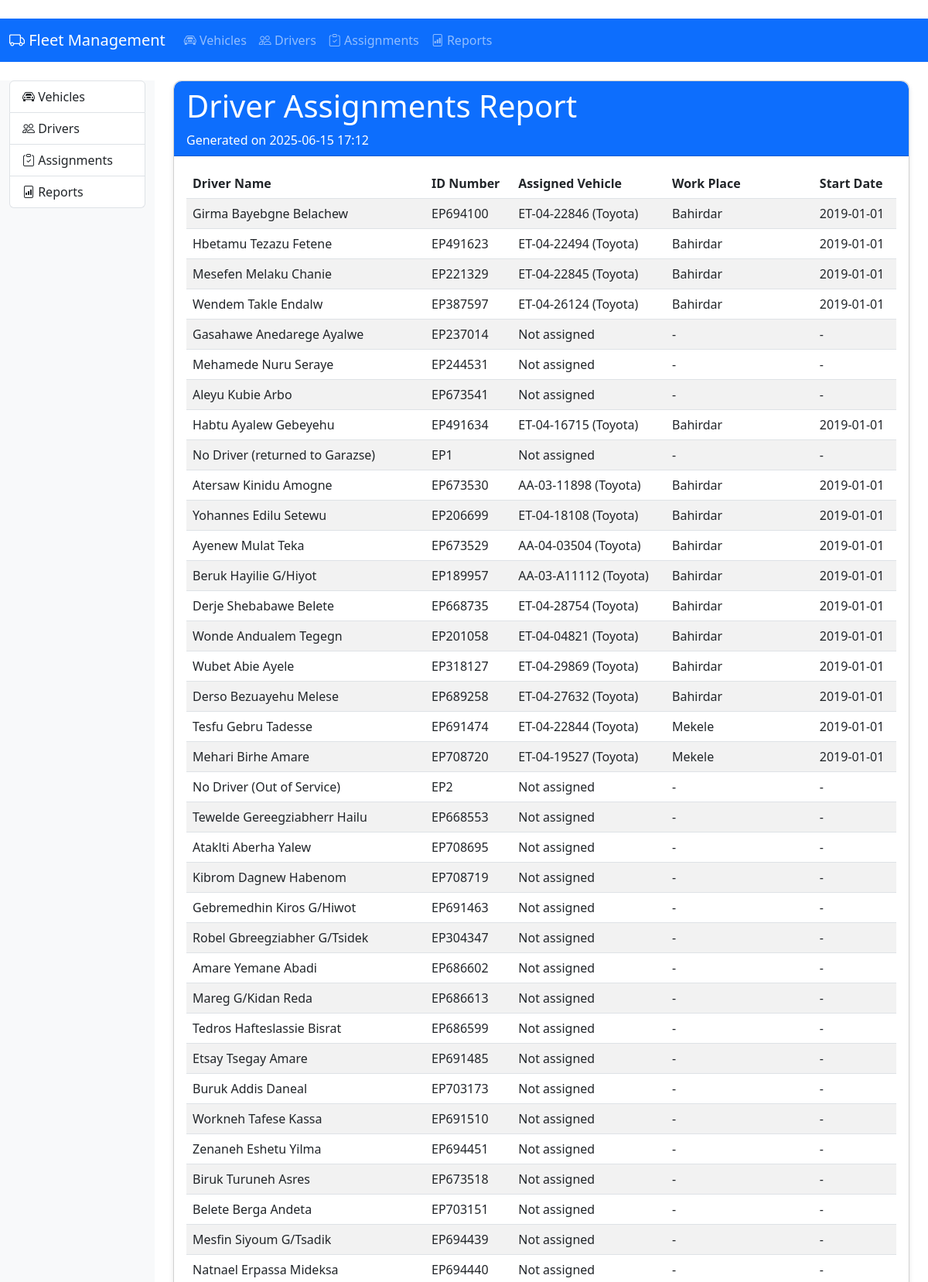
The app's page /reports/driver-assignments (upper part) with its own data.
### app.py (models this page shows)
class Driver(db.Model):
    id = db.Column(db.Integer, primary_key=True)
    name = db.Column(db.String(100), nullable=False)
    id_number = db.Column(db.String(50), unique=True)
    phone = db.Column(db.String(15))
    reporting_to = db.Column(db.String(100))
    assignments = db.relationship('Assignment', backref='driver')

class Vehicle(db.Model):
    plate_number = db.Column(db.String(20), primary_key=True)
    chasis = db.Column(db.String(50), unique=True, nullable=False)
    vehicle_type = db.Column(Enum(*VEHICLE_TYPES, name='vehicle_types'))
    make = db.Column(db.String(50))
    model = db.Column(db.String(50))
    year = db.Column(db.String(4))
    fuel_type = db.Column(Enum(*FUEL_TYPES, name='fuel_types'))
    fuel_capacity = db.Column(db.Float)
    fuel_consumption = db.Column(db.Float)
    loading_capacity = db.Column(db.String(100))
    assigned_for = db.Column(Enum(*ASSIGNMENT_TYPES, name='assignment_types'))
    compliance = db.relationship('Compliance', backref='vehicle', uselist=False)
    maintenance = db.relationship('Maintenance', backref='vehicle')
    assignments = db.relationship('Assignment', backref='vehicle')

class Assignment(db.Model):
    id = db.Column(db.Integer, primary_key=True)
    plate_number = db.Column(db.String(20), db.ForeignKey('vehicle.plate_number'))
    driver_id = db.Column(db.Integer, db.ForeignKey('driver.id'))
    work_place = db.Column(db.String(100))
    start_date = db.Column(db.Date)
    end_date = db.Column(db.Date)
    gps_position = db.Column(db.String(50))
    geofence_violations = db.Column(db.Integer)

### app.py (the view)
@app.route('/reports/driver-assignments')
def driver_assignments_report():
    try:
        drivers = db.session.query(Driver, Assignment).outerjoin(
            Assignment,
            and_(
                Assignment.driver_id == Driver.id,
                or_(
                    Assignment.end_date.is_(None),
                    Assignment.end_date >= date.today()
                )
            )
        ).all()
        return render_template(
            'reports/driver_assignments.html',
            drivers=drivers,
            now=datetime.now()
        )
    except Exception as e:
        flash(f'Error generating driver assignments report: {str(e)}', 'danger')
        return redirect(url_for('generate_report'))

### app.py (called while the page is built)
@app.before_request
def create_tables():
    db.create_all()

### templates/reports/driver_assignments.html (shortened to what this page needs)
﻿{% extends "base.html" %}
{% block content %}
<div class="container">
    <div class="card mb-4">
        <div class="card-header bg-primary text-white">
            <h1>Driver Assignments Report</h1>
            <p class="mb-0">Generated on {{ now.strftime('%Y-%m-%d %H:%M') }}</p>
        </div>
        <div class="card-body">
            <div class="table-responsive">
                <table class="table table-striped">
                    <thead>
                        <tr>
                            <th>Driver Name</th>
                            <th>ID Number</th>
                            <th>Assigned Vehicle</th>
                            <th>Work Place</th>
                            <th>Start Date</th>
                        </tr>
                    </thead>
                    <tbody>
                        {% for driver, assignment in drivers %}
                        <tr>
                            <td>{{ driver.name }}</td>
                            <td>{{ driver.id_number }}</td>
                            <td>
                                {% if assignment %}
                                    {{ assignment.vehicle.plate_number }} ({{ assignment.vehicle.make }})
                                {% else %}
                                    Not assigned
                                {% endif %}
                            </td>
                            <td>{{ assignment.work_place if assignment else '-' }}</td>
                            <td>{{ assignment.start_date if assignment else '-' }}</td>
                        </tr>
                        {% endfor %}
                    </tbody>
                </table>
            </div>
        </div>
    </div>
</div>
{% endblock %}

### templates/base.html (style rules this page uses)
.card { margin-bottom: 20px; border-radius: 10px; box-shadow: 0 4px 6px rgba(0,0,0,0.1); }
.card-header { border-radius: 10px 10px 0 0 !important; }
.table-responsive { border-radius: 5px; overflow: hidden; }

### records on screen
Driver: name "Girma Bayebgne Belachew", id_number "EP694100", vehicle.plate_number "ET-04-22846", vehicle.make "Toyota", work_place "Bahirdar", start_date "2019-01-01"
Driver: name "Hbetamu Tezazu Fetene", id_number "EP491623", vehicle.plate_number "ET-04-22494", vehicle.make "Toyota", work_place "Bahirdar", start_date "2019-01-01"
Driver: name "Mesefen Melaku Chanie", id_number "EP221329", vehicle.plate_number "ET-04-22845", vehicle.make "Toyota", work_place "Bahirdar", start_date "2019-01-01"
Driver: name "Wendem Takle Endalw", id_number "EP387597", vehicle.plate_number "ET-04-26124", vehicle.make "Toyota", work_place "Bahirdar", start_date "2019-01-01"
Driver: name "Gasahawe Anedarege Ayalwe", id_number "EP237014", shows "Not assigned", work_place "-", start_date "-"
Driver: name "Mehamede Nuru Seraye", id_number "EP244531", shows "Not assigned", work_place "-", start_date "-"
Driver: name "Aleyu Kubie Arbo", id_number "EP673541", shows "Not assigned", work_place "-", start_date "-"
Driver: name "Habtu Ayalew Gebeyehu", id_number "EP491634", vehicle.plate_number "ET-04-16715", vehicle.make "Toyota", work_place "Bahirdar", start_date "2019-01-01"
Driver: name "No Driver (returned to Garazse)", id_number "EP1", shows "Not assigned", work_place "-", start_date "-"
Driver: name "Atersaw Kinidu Amogne", id_number "EP673530", vehicle.plate_number "AA-03-11898", vehicle.make "Toyota", work_place "Bahirdar", start_date "2019-01-01"
Driver: name "Yohannes Edilu Setewu", id_number "EP206699", vehicle.plate_number "ET-04-18108", vehicle.make "Toyota", work_place "Bahirdar", start_date "2019-01-01"
Driver: name "Ayenew Mulat Teka", id_number "EP673529", vehicle.plate_number "AA-04-03504", vehicle.make "Toyota", work_place "Bahirdar", start_date "2019-01-01"
Driver: name "Beruk Hayilie G/Hiyot", id_number "EP189957", vehicle.plate_number "AA-03-A11112", vehicle.make "Toyota", work_place "Bahirdar", start_date "2019-01-01"
Driver: name "Derje Shebabawe Belete", id_number "EP668735", vehicle.plate_number "ET-04-28754", vehicle.make "Toyota", work_place "Bahirdar", start_date "2019-01-01"
Driver: name "Wonde Andualem Tegegn", id_number "EP201058", vehicle.plate_number "ET-04-04821", vehicle.make "Toyota", work_place "Bahirdar", start_date "2019-01-01"
Driver: name "Wubet Abie Ayele", id_number "EP318127", vehicle.plate_number "ET-04-29869", vehicle.make "Toyota", work_place "Bahirdar", start_date "2019-01-01"
Driver: name "Derso Bezuayehu Melese", id_number "EP689258", vehicle.plate_number "ET-04-27632", vehicle.make "Toyota", work_place "Bahirdar", start_date "2019-01-01"
Driver: name "Tesfu Gebru Tadesse", id_number "EP691474", vehicle.plate_number "ET-04-22844", vehicle.make "Toyota", work_place "Mekele", start_date "2019-01-01"
Driver: name "Mehari Birhe Amare", id_number "EP708720", vehicle.plate_number "ET-04-19527", vehicle.make "Toyota", work_place "Mekele", start_date "2019-01-01"
Driver: name "No Driver (Out of Service)", id_number "EP2", shows "Not assigned", work_place "-", start_date "-"
Driver: name "Tewelde Gereegziabherr Hailu", id_number "EP668553", shows "Not assigned", work_place "-", start_date "-"
Driver: name "Ataklti Aberha Yalew", id_number "EP708695", shows "Not assigned", work_place "-", start_date "-"
Driver: name "Kibrom Dagnew Habenom", id_number "EP708719", shows "Not assigned", work_place "-", start_date "-"
Driver: name "Gebremedhin Kiros G/Hiwot", id_number "EP691463", shows "Not assigned", work_place "-", start_date "-"
Driver: name "Robel Gbreegziabher G/Tsidek", id_number "EP304347", shows "Not assigned", work_place "-", start_date "-"
Driver: name "Amare Yemane Abadi", id_number "EP686602", shows "Not assigned", work_place "-", start_date "-"
Driver: name "Mareg G/Kidan Reda", id_number "EP686613", shows "Not assigned", work_place "-", start_date "-"
Driver: name "Tedros Hafteslassie Bisrat", id_number "EP686599", shows "Not assigned", work_place "-", start_date "-"
Driver: name "Etsay Tsegay Amare", id_number "EP691485", shows "Not assigned", work_place "-", start_date "-"
Driver: name "Buruk Addis Daneal", id_number "EP703173", shows "Not assigned", work_place "-", start_date "-"
Driver: name "Workneh Tafese Kassa", id_number "EP691510", shows "Not assigned", work_place "-", start_date "-"
Driver: name "Zenaneh Eshetu Yilma", id_number "EP694451", shows "Not assigned", work_place "-", start_date "-"
Driver: name "Biruk Turuneh Asres", id_number "EP673518", shows "Not assigned", work_place "-", start_date "-"
Driver: name "Belete Berga Andeta", id_number "EP703151", shows "Not assigned", work_place "-", start_date "-"
Driver: name "Mesfin Siyoum G/Tsadik", id_number "EP694439", shows "Not assigned", work_place "-", start_date "-"
Driver: name "Natnael Erpassa Mideksa", id_number "EP694440", shows "Not assigned", work_place "-", start_date "-"
